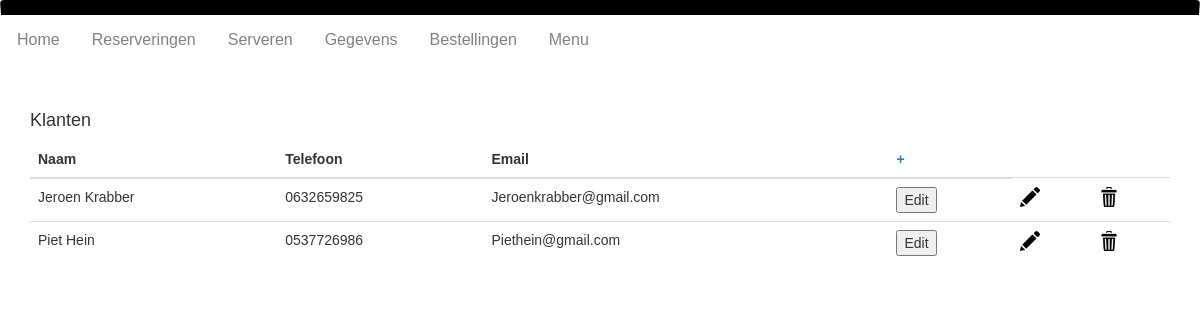
Page /klanten.php on the committed database.
### tables this page shows
CREATE table klanten (
    ID int(11) NOT NULL AUTO_INCREMENT UNIQUE, 
    Naam VARCHAR(20) NOT NULL,
    Telefoon VARCHAR(11) NOT NULL,
    Email VARCHAR(128) NOT NULL,
    PRIMARY KEY(ID)
);

### klanten.php (the view)
<?php
include "crudconfig.php";
$sql = "SELECT * FROM klanten";
$result = $conn->query($sql);
?>
<!DOCTYPE html>
<html>
<head>
<link rel="stylesheet" href="https://maxcdn.bootstrapcdn.com/bootstrap/3.4.0/css/bootstrap.min.css">
</head>
<body>
    <?php include 'navigatie.php'; ?>
    <div class="container">
        <h4>Klanten</h4>
<table class="table">
    <thead>
        <tr>
        <th>Naam</th>
        <th>Telefoon</th>
        <th>Email</th>
        <th><a href="createklant.php">+</th>
    </tr>
    </thead>
    <tbody>
        <?php
            if ($result->num_rows > 0) {
                while ($row = $result->fetch_assoc()) {
        ?>
        <tr>
            <td><?php echo $row['Naam']; ?></td>
            <td><?php echo $row['Telefoon']; ?></td>
            <td><?php echo $row['Email']; ?></td>
            <td><button type="sumbit" name="edit" onclick="return confirm('Doorgaan met editen?');">Edit</button></td>
            <td><a href="updateklant.php"> <img src="edit.png" width="20" height="20" /></a>
            <td><a href="deleteklant.php"> <img src="delete.png" width="20" height="20" /></a>
        </tr>
        <?php       }
            }
        ?>
    </tbody>
</table>
    </div>
</body>
</html>

### navigatie.php (style rules this page uses)
body { font-family: Arial, Helvetica, sans-serif; }

### rows in the picture
klanten: Naam "Jeroen Krabber", Telefoon "0632659825", Email "Jeroenkrabber@gmail.com"
klanten: Naam "Piet Hein", Telefoon "0537726986", Email "Piethein@gmail.com"
